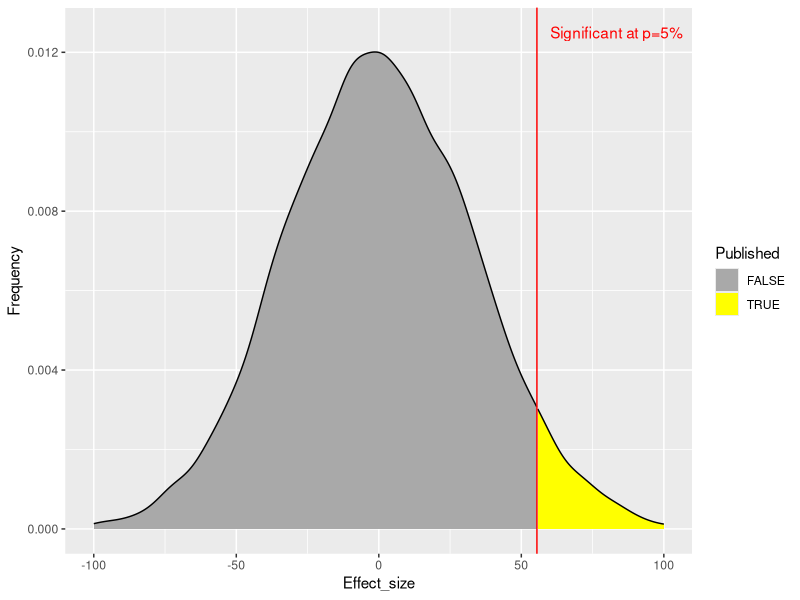
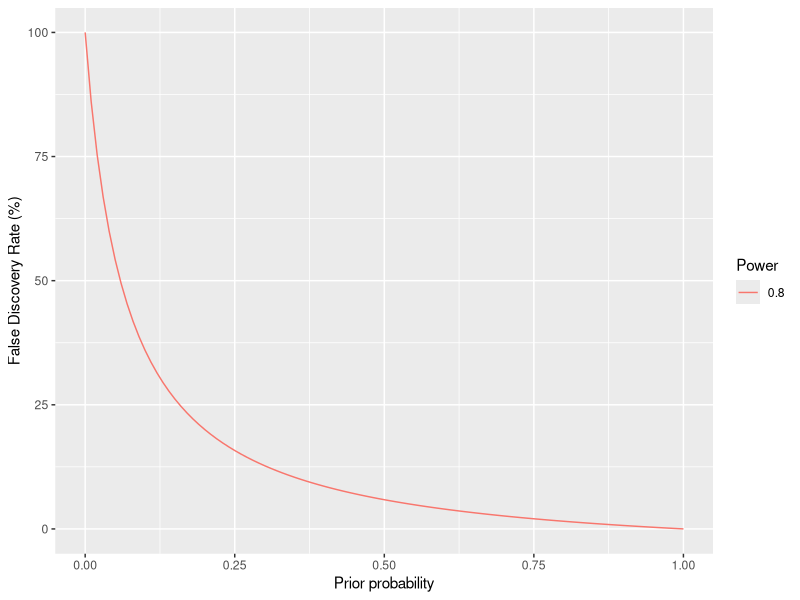
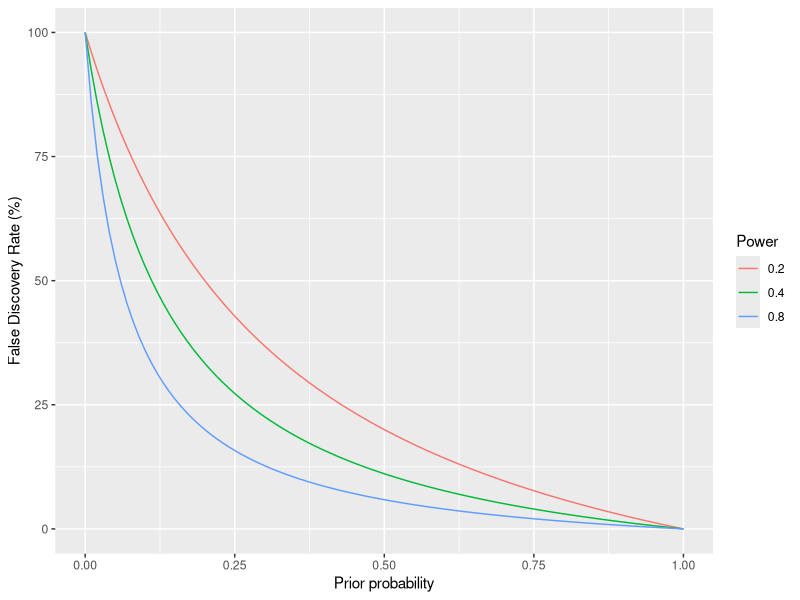
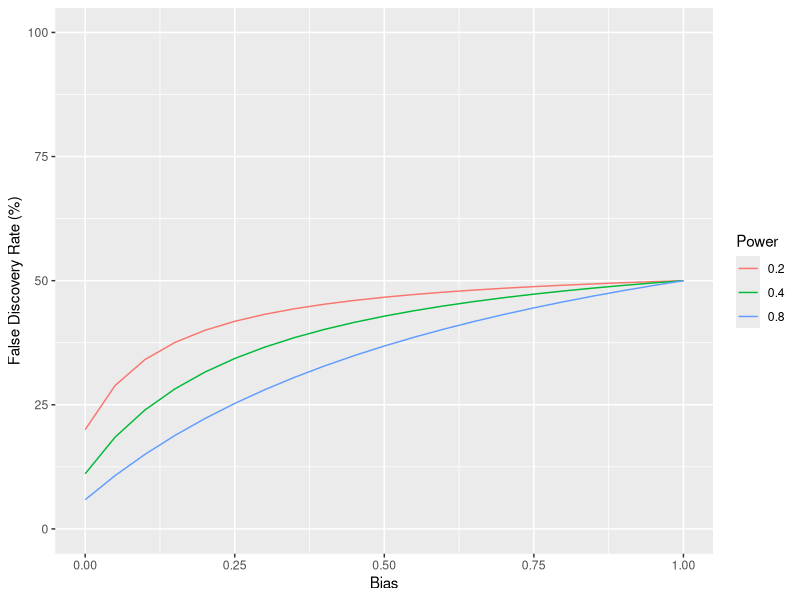
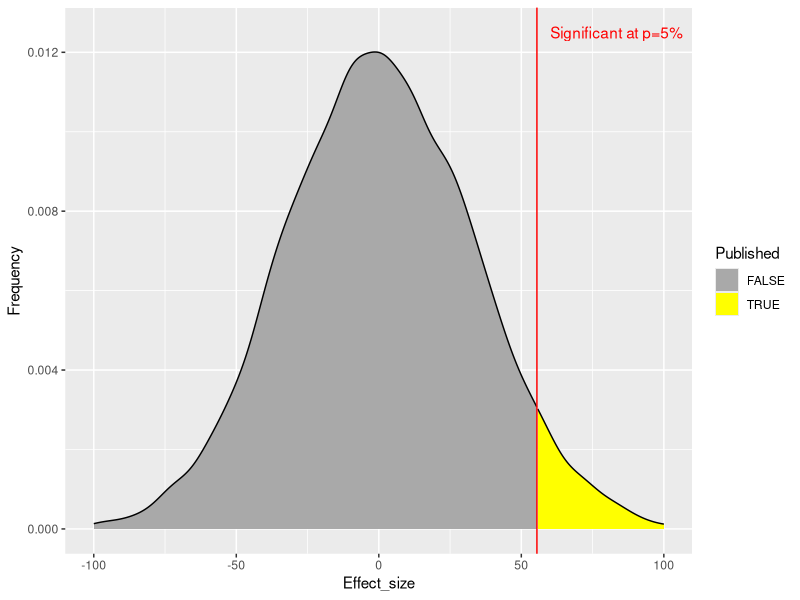
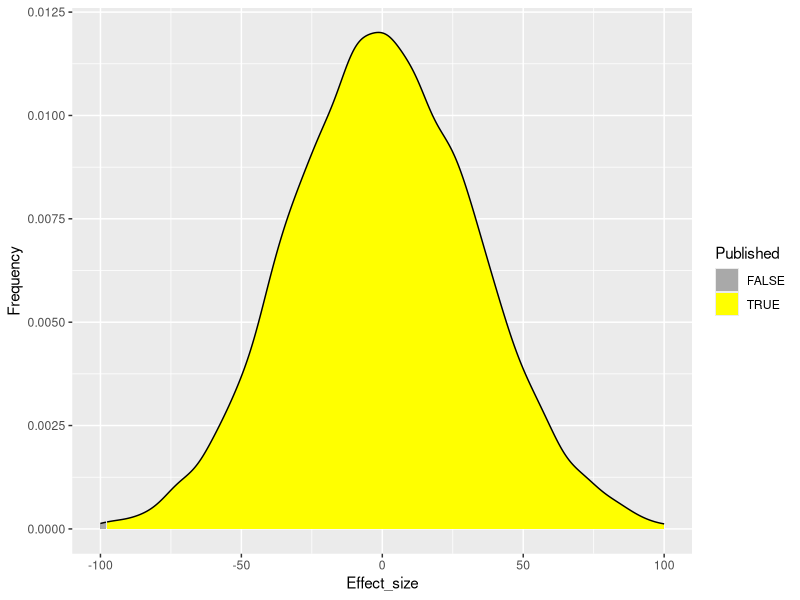

These charts were generated, in order, by the following R code:
## ---- chunk 1
library(data.table)
library(ggplot2)
## ---- chunk 2
library(magrittr)
library(dplyr)
library(ggplot2)
set.seed(456)
y <- rnorm(10000, 0, 33)
# hist(y)
cutoff <- quantile(y, probs = 0.95)

df_dens <- density(y, from = -100, to = 100) %$% 
  data.frame(x = x, y = y) %>% 
  mutate(area = x >= cutoff)
names(df_dens) <- c("Effect_size", "Frequency", "Published")
p_dark <- ggplot(data = df_dens, aes(x = Effect_size, ymin = 0, ymax = Frequency, fill = Published)) +
  geom_ribbon() +
  scale_fill_manual(values = c("dark grey", "yellow")) +
  geom_line(aes(y = Frequency)) +
  geom_vline(xintercept = cutoff, colour = "red") +
  annotate(geom = 'text', x = cutoff, y = 0.0125, colour = "red", label = 'Significant at p=5%', hjust = -0.1)
print(p_dark)

# remove the significance level criterion
cutoff <- quantile(y, probs = 0.001)

df_dens <- density(y, from = -100, to = 100) %$% 
  data.frame(x = x, y = y) %>% 
  mutate(area = x >= cutoff)
names(df_dens) <- c("Effect_size", "Frequency", "Published")
p_light <- ggplot(data = df_dens, aes(x = Effect_size, ymin = 0, ymax = Frequency, fill = Published)) +
  geom_ribbon() +
  scale_fill_manual(values = c("dark grey", "yellow")) +
  geom_line(aes(y = Frequency))
## ---- chunk 3
alpha <- 0.05
v_power <- c(0.2, 0.4, 0.8)
v_prior <- seq(from = 0, to = 1, by = 0.01)
v_bias  <- seq(from = 0, to = 1, by = 0.05)
dt <- as.data.table(expand.grid(power = v_power, prior = v_prior, u = v_bias))

# expected fdr, from Colquhoun 2014
dt[, ppv := (prior * power)  / (prior * power  + alpha * (1 - prior))]
dt[, fdr := 1 - ppv]

# without bias, from Ioannidis 2005
dt[, R := prior / (1- prior)] # prior odds
# dt[, PPV := power * R / (R - (1 - power) * R + alpha)]
# with bias, u, from Ioannidis 2005
dt[, ppv_u := (power * R + u * (1- power) * R) / 
  (R + alpha - (1 - power) * R + u - u * alpha + u * (1 - power) * R)]
dt[, fdr_u := 1 - ppv_u]

p <- ggplot(dt[power == 0.8], aes(prior, fdr*100, colour = as.factor(power), group = power))
p <- p + geom_line() + ylim(0, 100)
p <- p + xlab("Prior probability") + ylab("False Discovery Rate (%)")
# add legend title
p <- p + scale_color_discrete(name = "Power")
p
## ---- chunk 4
p <- ggplot(dt, aes(prior, fdr*100, colour = as.factor(power), group = power))
p <- p + geom_line() + ylim(0, 100)
p <- p + xlab("Prior probability") + ylab("False Discovery Rate (%)")
# add legend title
p <- p + scale_color_discrete(name = "Power")
p
## ---- chunk 5
p <- ggplot(dt[prior == 0.5], aes(u, fdr_u*100, colour = as.factor(power), group = power))
p <- p + geom_line() + ylim(0, 100) + xlim(0, 1)
p <- p + xlab("Bias") + ylab("False Discovery Rate (%)")
p <- p + scale_color_discrete(name = "Power")
#p <- p + facet_wrap(~ power, ncol = 1)
p
## ---- chunk 6
print(p_dark)
## ---- chunk 7
print(p_light)
